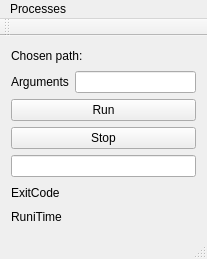
<?xml version="1.0" encoding="UTF-8"?>
<ui version="4.0">
 <class>MainWindow</class>
 <widget class="QMainWindow" name="MainWindow">
  <property name="geometry">
   <rect>
    <x>0</x>
    <y>0</y>
    <width>207</width>
    <height>259</height>
   </rect>
  </property>
  <property name="windowTitle">
   <string>MainWindow</string>
  </property>
  <widget class="QWidget" name="centralWidget">
   <layout class="QVBoxLayout" name="verticalLayout">
    <item>
     <layout class="QHBoxLayout" name="horizontalLayout_2">
      <item>
       <widget class="QLabel" name="label_2">
        <property name="text">
         <string>Chosen path:</string>
        </property>
       </widget>
      </item>
      <item>
       <widget class="QLabel" name="label_3">
        <property name="text">
         <string/>
        </property>
       </widget>
      </item>
     </layout>
    </item>
    <item>
     <layout class="QHBoxLayout" name="horizontalLayout">
      <item>
       <widget class="QLabel" name="label">
        <property name="text">
         <string>Arguments</string>
        </property>
       </widget>
      </item>
      <item>
       <widget class="QLineEdit" name="lineEdit"/>
      </item>
     </layout>
    </item>
    <item>
     <widget class="QPushButton" name="pushButton">
      <property name="text">
       <string>Run</string>
      </property>
     </widget>
    </item>
    <item>
     <widget class="QPushButton" name="pushButton_2">
      <property name="text">
       <string>Stop</string>
      </property>
     </widget>
    </item>
    <item>
     <widget class="QLineEdit" name="lineEdit_2">
      <property name="readOnly">
       <bool>true</bool>
      </property>
     </widget>
    </item>
    <item>
     <layout class="QHBoxLayout" name="horizontalLayout_3">
      <item>
       <widget class="QLabel" name="label_4">
        <property name="text">
         <string>ExitCode</string>
        </property>
       </widget>
      </item>
      <item>
       <widget class="QLabel" name="label_5">
        <property name="text">
         <string/>
        </property>
       </widget>
      </item>
     </layout>
    </item>
    <item>
     <layout class="QHBoxLayout" name="horizontalLayout_4">
      <item>
       <widget class="QLabel" name="label_6">
        <property name="text">
         <string>RuniTime</string>
        </property>
       </widget>
      </item>
      <item>
       <widget class="QLabel" name="label_7">
        <property name="text">
         <string/>
        </property>
       </widget>
      </item>
     </layout>
    </item>
   </layout>
  </widget>
  <widget class="QMenuBar" name="menuBar">
   <property name="geometry">
    <rect>
     <x>0</x>
     <y>0</y>
     <width>207</width>
     <height>21</height>
    </rect>
   </property>
   <widget class="QMenu" name="menuFind">
    <property name="title">
     <string>Processes</string>
    </property>
    <addaction name="actionFind"/>
   </widget>
   <addaction name="menuFind"/>
  </widget>
  <widget class="QToolBar" name="mainToolBar">
   <attribute name="toolBarArea">
    <enum>TopToolBarArea</enum>
   </attribute>
   <attribute name="toolBarBreak">
    <bool>false</bool>
   </attribute>
  </widget>
  <widget class="QStatusBar" name="statusBar"/>
  <action name="actionFind">
   <property name="text">
    <string>Find...</string>
   </property>
  </action>
 </widget>
 <layoutdefault spacing="6" margin="11"/>
 <resources/>
 <connections/>
</ui>
